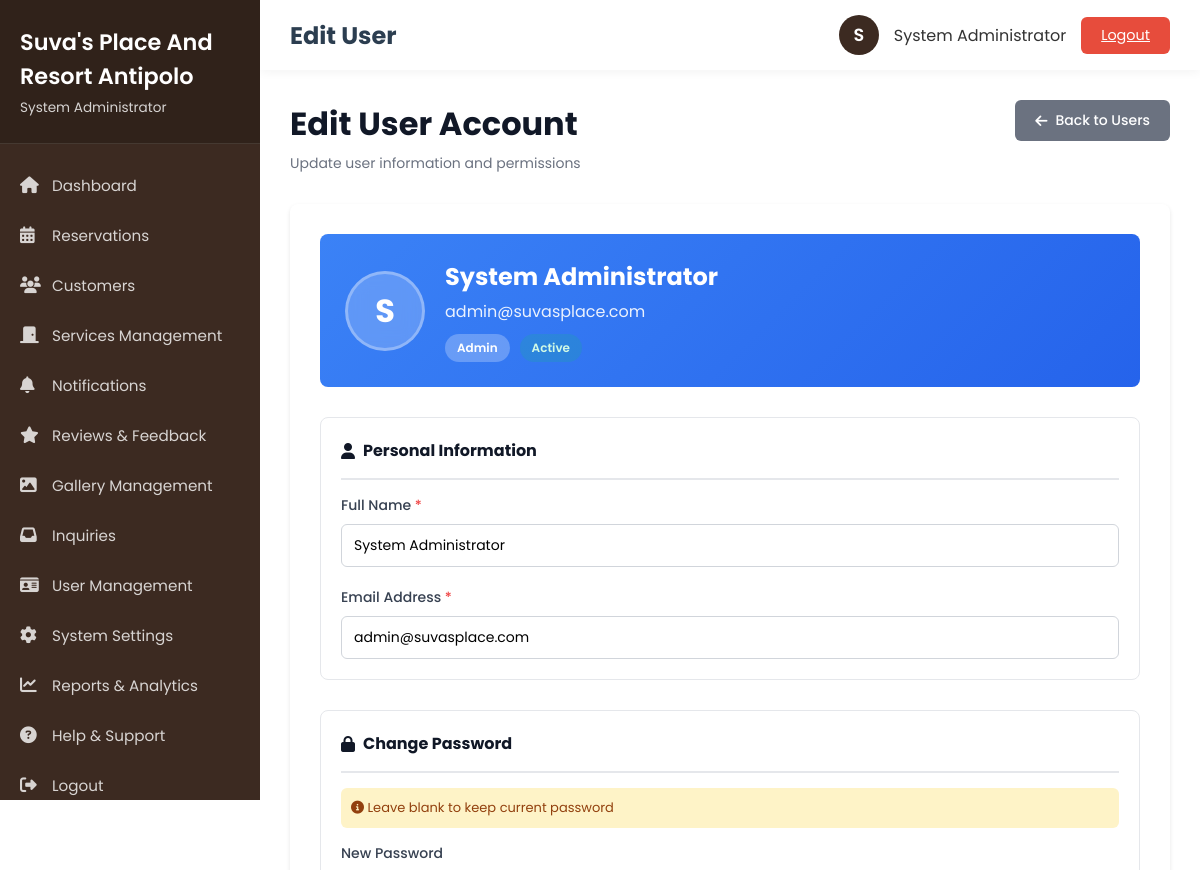
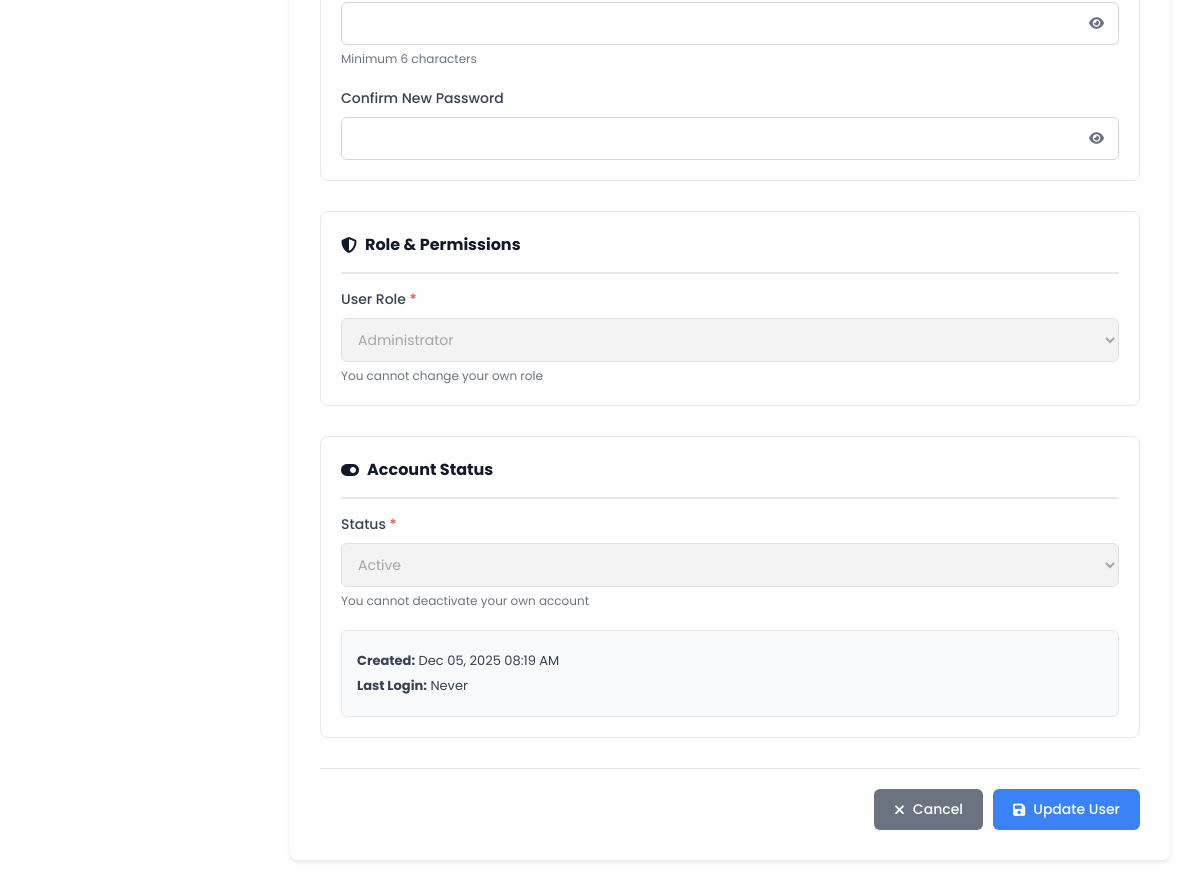
The app's page /admin/user_roles.php?id=1 (signed in) with its own data (2 pictures, top to bottom).
### tables this page shows
CREATE TABLE IF NOT EXISTS users (
    id INT PRIMARY KEY AUTO_INCREMENT,
    username VARCHAR(50) UNIQUE NOT NULL,
    email VARCHAR(100) UNIQUE NOT NULL,
    password VARCHAR(255) NOT NULL,
    full_name VARCHAR(100) NOT NULL,
    phone VARCHAR(20),
    user_type ENUM('admin', 'client') DEFAULT 'client',
    role ENUM('admin', 'staff', 'client') DEFAULT 'client',
    status ENUM('active', 'inactive') DEFAULT 'active',
    created_at TIMESTAMP DEFAULT CURRENT_TIMESTAMP,
    last_login TIMESTAMP NULL,
    updated_at TIMESTAMP NULL ON UPDATE CURRENT_TIMESTAMP,
    INDEX idx_username (username),
    INDEX idx_email (email),
    INDEX idx_user_type (user_type),
    INDEX idx_role (role),
    INDEX idx_status (status)
);

### admin/user_roles.php (the view, shortened to what this page needs)
<?php
require_once '../config/database.php';
$user_id = isset($_GET['id']) ? intval($_GET['id']) : 0;
$stmt = $conn->prepare("SELECT * FROM users WHERE id = ?");
$stmt->bind_param("i", $user_id);
$stmt->execute();
$user = $stmt->get_result()->fetch_assoc();
include 'includes/header.php';
?>
<div class="content-container">
    <div class="page-header">
        <div>
            <h1>Edit User Account</h1>
            <p class="page-subtitle">Update user information and permissions</p>
        </div>
        <a href="users.php" class="btn btn-secondary">
            <i class="fa-solid fa-arrow-left"></i> Back to Users
        </a>
    </div>
    <div class="form-container">
        <div class="user-header">
            <div class="user-avatar-large">
                <?php echo strtoupper(substr($user['full_name'], 0, 1)); ?>
            </div>
            <div class="user-meta">
                <h2><?php echo htmlspecialchars($user['full_name']); ?></h2>
                <p><?php echo htmlspecialchars($user['email']); ?></p>
                <div class="user-badges">
                    <span class="role-badge role-<?php echo $user['role']; ?>">
                        <?php echo ucfirst($user['role']); ?>
                    </span>
                    <span class="status-badge status-<?php echo $user['status']; ?>">
                        <?php echo ucfirst($user['status']); ?>
                    </span>
                </div>
            </div>
        </div>
        <form method="POST" id="editUserForm">
            <div class="form-grid">
                <div class="form-section">
                    <h3><i class="fa-solid fa-user"></i> Personal Information</h3>
                    <div class="form-group">
                        <label for="full_name">Full Name <span class="required">*</span></label>
                        <input type="text" id="full_name" name="full_name"
                               value="<?php echo htmlspecialchars($user['full_name']); ?>" required>
                    </div>
                    <div class="form-group">
                        <label for="email">Email Address <span class="required">*</span></label>
                        <input type="email" id="email" name="email"
                               value="<?php echo htmlspecialchars($user['email']); ?>" required>
                    </div>
                </div>
                <div class="form-section">
                    <h3><i class="fa-solid fa-lock"></i> Change Password</h3>
                    <p class="section-note"><i class="fa-solid fa-info-circle"></i> Leave blank to keep current password</p>
                    <div class="form-group">
                        <label for="password">New Password</label>
                        <div class="password-input">
                            <input type="password" id="password" name="password">
                            <button type="button" onclick="togglePassword('password')" class="toggle-password">
                                <i class="fa-solid fa-eye"></i>
                            </button>
                        </div>
                        <small>Minimum 6 characters</small>
                    </div>
                    <div class="form-group">
                        <label for="confirm_password">Confirm New Password</label>
                        <div class="password-input">
                            <input type="password" id="confirm_password" name="confirm_password">
                            <button type="button" onclick="togglePassword('confirm_password')" class="toggle-password">
                                <i class="fa-solid fa-eye"></i>
                            </button>
                        </div>
                    </div>
                </div>
                <div class="form-section">
                    <h3><i class="fa-solid fa-shield-halved"></i> Role & Permissions</h3>
                    <div class="form-group">
                        <label for="role">User Role <span class="required">*</span></label>
                        <select id="role" name="role" required
                                <?php echo ($user_id == $_SESSION['user_id']) ? 'disabled' : ''; ?>>
                            <option value="admin" <?php echo ($user['role'] === 'admin') ? 'selected' : ''; ?>>
                                Administrator
                            </option>
                        </select>
                        <?php if ($user_id == $_SESSION['user_id']): ?>
                            <small class="text-warning">You cannot change your own role</small>
                        <?php endif; ?>
                    </div>
                </div>
                <div class="form-section">
                    <h3><i class="fa-solid fa-toggle-on"></i> Account Status</h3>
                    <div class="form-group">
                        <label for="status">Status <span class="required">*</span></label>
                        <select id="status" name="status" required
                                <?php echo ($user_id == $_SESSION['user_id']) ? 'disabled' : ''; ?>>
                            <option value="active" <?php echo ($user['status'] === 'active') ? 'selected' : ''; ?>>
                                Active
                            </option>
                        </select>
                        <?php if ($user_id == $_SESSION['user_id']): ?>
                            <small class="text-warning">You cannot deactivate your own account</small>
                        <?php endif; ?>
                    </div>
                    <div class="info-box">
                        <p><strong>Created:</strong> <?php echo date('M d, Y h:i A', strtotime($user['created_at'])); ?></p>
                        <?php if ($user['last_login']): ?>
                            <p><strong>Last Login:</strong> <?php echo date('M d, Y h:i A', strtotime($user['last_login'])); ?></p>
                        <?php else: ?>
                            <p><strong>Last Login:</strong> Never</p>
                        <?php endif; ?>
                    </div>
                </div>
            </div>
            <div class="form-actions">
                <a href="users.php" class="btn btn-secondary">
                    <i class="fa-solid fa-times"></i> Cancel
                </a>
                <button type="submit" class="btn btn-primary">
                    <i class="fa-solid fa-save"></i> Update User
                </button>
            </div>
        </form>
    </div>
</div>
<?php include 'includes/footer.php'; ?>

### css/admin.css (style rules this page uses)
body { background: var(--first-color); color: #333; }
.content-container { padding: 30px; }
.btn { padding: 10px 20px; border: none; border-radius: 6px; cursor: pointer; font-size: 0.9em; transition: all 0.3s ease; text-decoration: none; display: inline-block; }
.btn-primary { background: var(--third-color); color: var(--first-color); }
.form-group { margin-bottom: 20px; }
.form-group label { display: block; margin-bottom: 8px; font-weight: 500; color: #2c3e50; }
.form-group input, .form-group select, .form-group textarea { width: 100%; padding: 12px; border: 2px solid #e1e1e1; border-radius: 6px; font-size: 1em; transition: all 0.3s ease; }

### css/shared.css (style rules this page uses)
:root { --font-main: "Poppins", sans-serif; --first-color: #ffffff; --second-color: #FFE100; --third-color: #3C2A21; }
* { margin: 0; padding: 0; box-sizing: border-box; font-family: var(--font-main); }

### admin/user_roles.php (style rules this page uses)
.content-container { padding: 30px; max-width: 1400px; }
.page-header { display: flex; justify-content: space-between; align-items: flex-start; margin-bottom: 30px; }
.page-header h1 { margin: 0 0 5px 0; color: #111827; }
.page-subtitle { margin: 0; color: #6b7280; font-size: 14px; }
.form-container { background: white; border-radius: 8px; box-shadow: 0 2px 4px rgba(0, 0, 0, 0.1); padding: 30px; }
.user-header { display: flex; align-items: center; gap: 20px; padding: 25px; background: linear-gradient(135deg, #3b82f6, #2563eb); border-radius: 8px; margin-bottom: 30px; color: white; }
.user-avatar-large { width: 80px; height: 80px; border-radius: 50%; background: rgba(255, 255, 255, 0.2); backdrop-filter: blur(10px); color: white; display: flex; align-items: center; justify-content: center; font-size: 32px; font-weight: bold; border: 3px solid rgba(255, 255, 255, 0.3); }
.user-meta h2 { margin: 0 0 5px 0; font-size: 24px; }
.user-meta p { margin: 0 0 10px 0; opacity: 0.9; }
.user-badges { display: flex; gap: 10px; }
.role-badge, .status-badge { display: inline-block; padding: 5px 12px; border-radius: 20px; font-size: 12px; font-weight: 600; }
.role-admin { background: rgba(255, 255, 255, 0.25); color: white; }
.status-active { background: rgba(16, 185, 129, 0.2); color: #d1fae5; }
.form-grid { display: grid; grid-template-columns: repeat(auto-fit, minmax(400px, 1fr)); gap: 30px; }
.form-section { border: 1px solid #e5e7eb; border-radius: 8px; padding: 20px; }
.form-section h3 { margin: 0 0 15px 0; color: #111827; font-size: 16px; display: flex; align-items: center; gap: 8px; padding-bottom: 15px; border-bottom: 2px solid #e5e7eb; }
.section-note { background: #fef3c7; color: #92400e; padding: 10px; border-radius: 6px; font-size: 13px; margin-bottom: 15px; }
.form-group { margin-bottom: 20px; }
.form-group:last-child { margin-bottom: 0; }
.form-group label { display: block; margin-bottom: 8px; color: #374151; font-weight: 500; font-size: 14px; }
.required { color: #ef4444; }
.form-group input[type="text"], .form-group input[type="email"], .form-group input[type="password"], .form-group select { width: 100%; padding: 10px 12px; border: 1px solid #d1d5db; border-radius: 6px; font-size: 14px; transition: border-color 0.2s; }
.form-group small { display: block; margin-top: 5px; color: #6b7280; font-size: 12px; }
.text-warning { color: #d97706; }
.password-input { position: relative; }
.toggle-password { position: absolute; right: 10px; top: 50%; transform: translateY(-50%); background: none; border: none; color: #6b7280; cursor: pointer; padding: 5px; }
.info-box { background: #f9fafb; border: 1px solid #e5e7eb; border-radius: 6px; padding: 15px; margin-top: 15px; }
.info-box p { margin: 5px 0; color: #374151; font-size: 13px; }
.form-actions { display: flex; justify-content: flex-end; gap: 10px; margin-top: 30px; padding-top: 20px; border-top: 1px solid #e5e7eb; }
.btn { padding: 10px 20px; border-radius: 6px; text-decoration: none; font-size: 14px; font-weight: 500; transition: all 0.2s; border: none; cursor: pointer; display: inline-flex; align-items: center; gap: 8px; }
.btn-primary { background: #3b82f6; color: white; }
.btn-secondary { background: #6b7280; color: white; }

### records on screen
users: full_name "S", full_name "System Administrator", email "admin@suvasplace.com", role "Admin", status "Active", role "Administrator", created_at "Dec 05, 2025 08:19 AM"

### other values on screen
$_SESSION['full_name'] "System Administrator"
$page_title "Edit User"
substr($_SESSION['full_name'], 0, 1) "S"
